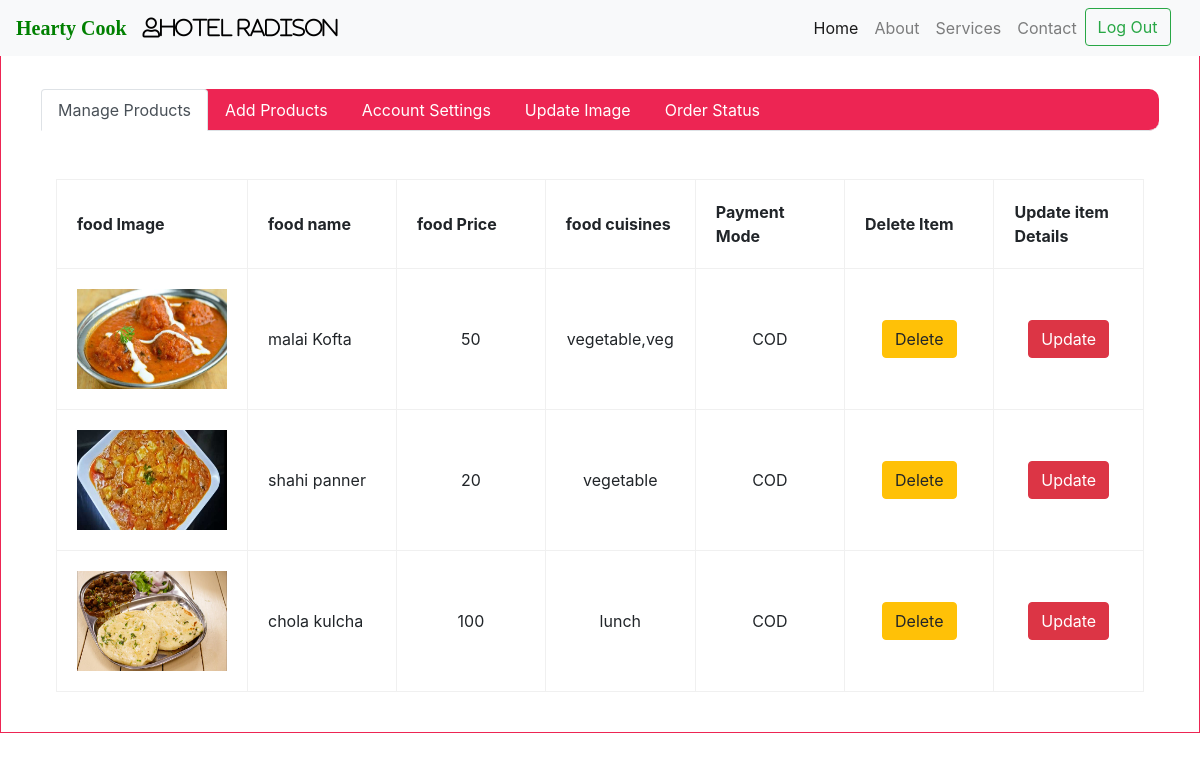
/food.php (signed in), run on an earlier commit of the app's database.
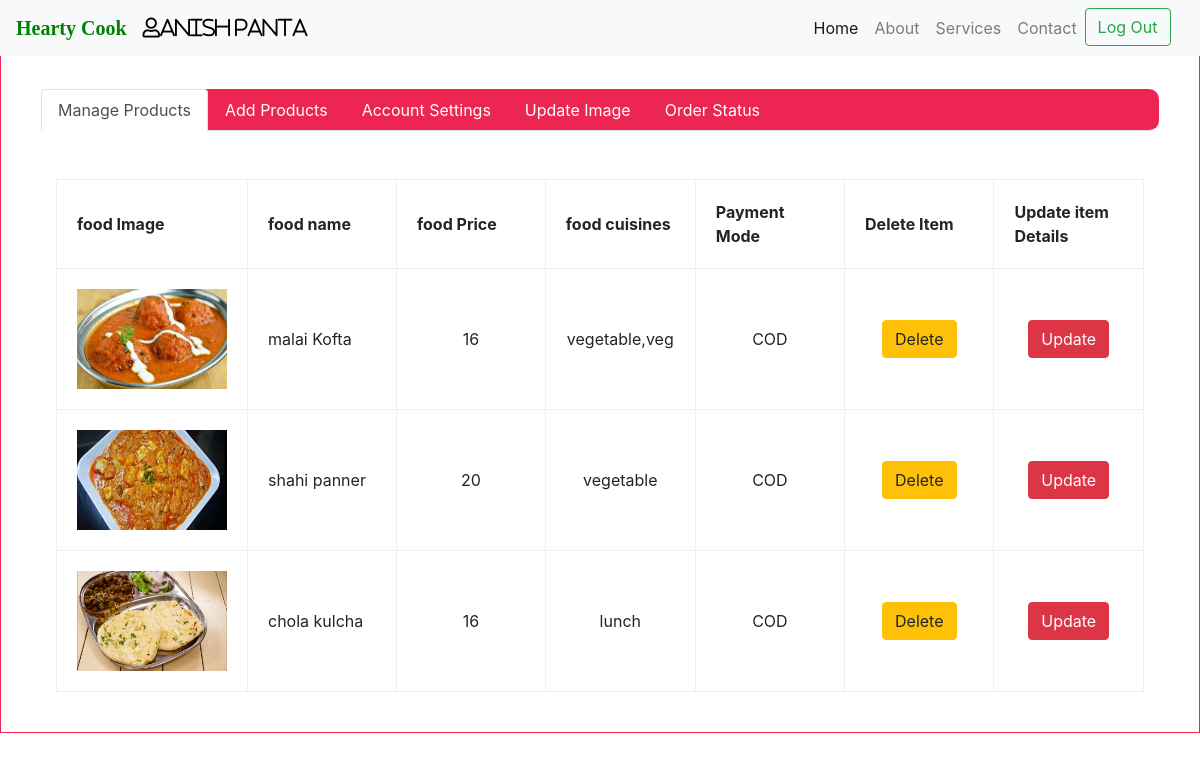
And on a later commit of the database.
### tables this page shows
CREATE TABLE `cook` (
  `cook_id` int(10) NOT NULL,
  `cust_name` varchar(30) NOT NULL,
  `cust_email` varchar(50) NOT NULL,
  `fld_password` varchar(50) NOT NULL,
  `fld_mob` bigint(10) NOT NULL,
  `fld_phone` bigint(10) NOT NULL,
  `fld_address` varchar(50) NOT NULL,
  `pro_image` varchar(250) NOT NULL,
  `email_verification` int(11) NOT NULL
);

CREATE TABLE `food` (
  `food_id` int(11) NOT NULL,
  `cook_id` int(11) NOT NULL,
  `foodname` varchar(100) NOT NULL,
  `cost` bigint(15) NOT NULL,
  `cuisines` varchar(50) NOT NULL,
  `paymentmode` varchar(50) NOT NULL,
  `fldimage` varchar(1000) NOT NULL
);

### food.php (the view, shortened to what this page needs)
<?php
include("connection.php");
extract($_REQUEST);
if(isset($_SESSION['id']))
{
 $id=$_SESSION['id'];
 $vq=mysqli_query($con,"select * from cook where cust_email='$id'");
 $vr=mysqli_fetch_array($vq);
}
if(!isset($_SESSION['id']))
{
	header("location:cook_login.php?msg=Please Login To continue");
}
else
{
$query=mysqli_query($con,"select * from cook   where cust_email='$id'");
}
?>
<!DOCTYPE html>
<html lang="en">
<head>
  <link rel="stylesheet" href="https://maxcdn.bootstrapcdn.com/bootstrap/4.3.1/css/bootstrap.min.css">
     <link rel="stylesheet" href="path/to/font-awesome/css/font-awesome.min.css">
	 <link rel="stylesheet" href="css/font.css">
     <link rel="stylesheet" href="https://use.fontawesome.com/releases/v5.8.1/css/all.css">
</head>
<body>
<nav class="navbar navbar-expand-lg navbar-light bg-light fixed-top">
    <a class="navbar-brand" href="index.php"><span style="color:green;font-family: 'Permanent Marker', cursive;"><b>Hearty Cook</b></span></a>
    <?php
	if(!empty($id))
	{
	?>
	<a class="navbar-brand" style="color:black; text-decoration:none;"><i class="far fa-user"><?php if(isset($id)) { echo $vr['cust_name']; }?></i></a>
	<?php
	}
	?>
    <div class="collapse navbar-collapse" id="navbarResponsive">
      <ul class="navbar-nav ml-auto">
        <li class="nav-item active">
          <a class="nav-link" href="index.php">Home
              </a>
        </li>
        <li class="nav-item">
          <a class="nav-link" href="aboutus.php">About</a>
        </li>
        <li class="nav-item">
          <a class="nav-link" href="services.php">Services</a>
        </li>
        <li class="nav-item">
          <a class="nav-link" href="contact.php">Contact</a>
        </li>
		<li class="nav-item">
		  <form method="post">
          <?php
			if(empty($_SESSION['id']))
			{
			?>
		   <button class="btn btn-outline-danger my-2 my-sm-0" name="login">Log In</button>&nbsp;&nbsp;&nbsp;
            <?php
			}
			else
			{
			?>
			<button class="btn btn-outline-success my-2 my-sm-0" name="logout" type="submit">Log Out</button>&nbsp;&nbsp;&nbsp;
			<?php
			}
			?>
			</form>
        </li>
      </ul>
    </div>
</nav>
<br><br>
<div class="middle" style=" padding:40px; border:1px solid #ED2553;  width:100%;">
	   <ul class="nav nav-tabs nabbar_inverse" id="myTab" style="background:#ED2553;border-radius:10px 10px 10px 10px;" role="tablist">
          <li class="nav-item">
             <a class="nav-link active" id="home-tab" data-toggle="tab" href="#viewitem" role="tab" aria-controls="home" aria-selected="true">Manage Products</a>
          </li>
          <li class="nav-item">
              <a class="nav-link" id="profile-tab" data-toggle="tab" href="#manageaccount" role="tab" aria-controls="profile" aria-selected="false">Add Products</a>
          </li>
		  <li class="nav-item">
              <a class="nav-link" id="accountsettings-tab" data-toggle="tab" href="#accountsettings" role="tab" aria-controls="accountsettings" aria-selected="false">Account Settings</a>
          </li>
		  <li class="nav-item">
              <a class="nav-link" id="logo-tab" data-toggle="tab" href="#logo" role="tab" aria-controls="logo" aria-selected="false">Update Image</a>
          </li>
		  <li class="nav-item">
              <a class="nav-link" id="status-tab" data-toggle="tab" href="#status" role="tab" aria-controls="status" aria-selected="false">Order Status</a>
          </li>
       </ul>
	   <br><br>
	   <div class="tab-content" id="myTabContent">
            <div class="tab-pane fade show active" id="viewitem" role="tabpanel" aria-labelledby="home-tab">
                 <div class="container">
			 <table border="1" bordercolor="#F0F0F0" cellpadding="20px">
			 <th>food Image</th>
			 <th>food name</th>
			 <th>food Price</th>
			 <th>food cuisines </th>
			 <th>Payment Mode  </th>
			 <th>Delete Item   </th>
			 <th>Update item Details </th>
			   <?php
					  if($query=mysqli_query($con,"select cook.cook_id,cook.cust_email,food.food_id,food.foodname,food.cost,food.paymentmode,food.cuisines,food.fldimage,cook.cust_name from cook inner join food on cook.cook_id=food.cook_id where cook.cust_email='$id'"))
					  {
						  if(mysqli_num_rows($query))
						  {
						 while($row=mysqli_fetch_array($query))
						 {
							 ?>
			     <tr>
				<td><img src="<?php echo 'image/cook/'.$id.'/foodimages/'.$row['fldimage'];?>" height="100px" width="150px"></td>
				<td style="width:150px;"><?php  echo $row['foodname']."<br>";?></td>
				<td align="center" style="width:150px;"><?php  echo $row['cost']."<br>";?></td>
				<td  align="center" style="width:150px;"><?php  echo $row['cuisines']."<br>";?></td>
				<td align="center" style="width:150px;"><?php  echo $row['paymentmode']."<br>";?></td>
				<td align="center" style="width:150px;">
				<a href="cook_delete_food.php?food_id=<?php echo $row['food_id'];?>"><button type="button" class="btn btn-warning">Delete </button></a>
				</td>
				<td align="center" style="width:150px;">
				<a href="update.php?food_id=<?php echo $row['food_id'];?>"><button type="button" class="btn btn-danger">Update </button></a>
				</td>
				</tr>
				<?php
						 }
					  }
					  else
						  {
							   $msg="please add some Items";
						  }
					  }
					  else
					  {
						  echo "failed";
					  }
					  ?>
			 </table>
			 </div>
	        </div>
	  </div>
	</div>
</body>
</html>

### food.php (style rules this page uses)
ul li a { color:white;padding:40px; }

What changed in the data, as far as the page shows it:
changed cook: cust_name "Hotel Radison" → "Anish Panta"
changed food "malai Kofta": cost "50" → "16"
changed food "chola kulcha": cost "100" → "16"
